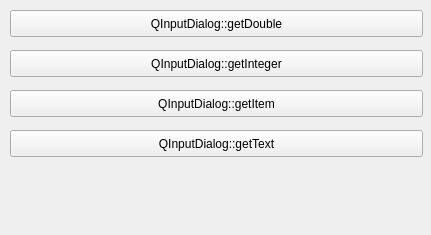
<ui version="4.0" >
 <class>Form</class>
 <widget class="QWidget" name="Form" >
  <property name="geometry" >
   <rect>
    <x>0</x>
    <y>0</y>
    <width>431</width>
    <height>235</height>
   </rect>
  </property>
  <property name="windowTitle" >
   <string>Okna pobierania danych</string>
  </property>
  <property name="windowIcon" >
   <iconset resource="mywindow.qrc" >:/images/qt.png</iconset>
  </property>
  <widget class="QPushButton" name="pushButton_1" >
   <property name="geometry" >
    <rect>
     <x>10</x>
     <y>10</y>
     <width>413</width>
     <height>27</height>
    </rect>
   </property>
   <property name="text" >
    <string>QInputDialog::getDouble</string>
   </property>
  </widget>
  <widget class="QPushButton" name="pushButton_2" >
   <property name="geometry" >
    <rect>
     <x>10</x>
     <y>50</y>
     <width>413</width>
     <height>27</height>
    </rect>
   </property>
   <property name="text" >
    <string>QInputDialog::getInteger</string>
   </property>
  </widget>
  <widget class="QPushButton" name="pushButton_3" >
   <property name="geometry" >
    <rect>
     <x>10</x>
     <y>90</y>
     <width>413</width>
     <height>27</height>
    </rect>
   </property>
   <property name="text" >
    <string>QInputDialog::getItem</string>
   </property>
  </widget>
  <widget class="QPushButton" name="pushButton_4" >
   <property name="geometry" >
    <rect>
     <x>10</x>
     <y>130</y>
     <width>413</width>
     <height>27</height>
    </rect>
   </property>
   <property name="text" >
    <string>QInputDialog::getText</string>
   </property>
  </widget>
  <widget class="QLabel" name="label_1" >
   <property name="geometry" >
    <rect>
     <x>10</x>
     <y>170</y>
     <width>411</width>
     <height>18</height>
    </rect>
   </property>
   <property name="text" >
    <string/>
   </property>
  </widget>
  <widget class="QLabel" name="label_2" >
   <property name="geometry" >
    <rect>
     <x>10</x>
     <y>200</y>
     <width>411</width>
     <height>18</height>
    </rect>
   </property>
   <property name="text" >
    <string/>
   </property>
  </widget>
 </widget>
 <resources>
  <include location="mywindow.qrc" />
 </resources>
 <connections/>
 <designerdata>
  <property name="gridDeltaX" >
   <number>10</number>
  </property>
  <property name="gridDeltaY" >
   <number>10</number>
  </property>
  <property name="gridSnapX" >
   <bool>true</bool>
  </property>
  <property name="gridSnapY" >
   <bool>true</bool>
  </property>
  <property name="gridVisible" >
   <bool>true</bool>
  </property>
 </designerdata>
</ui>
